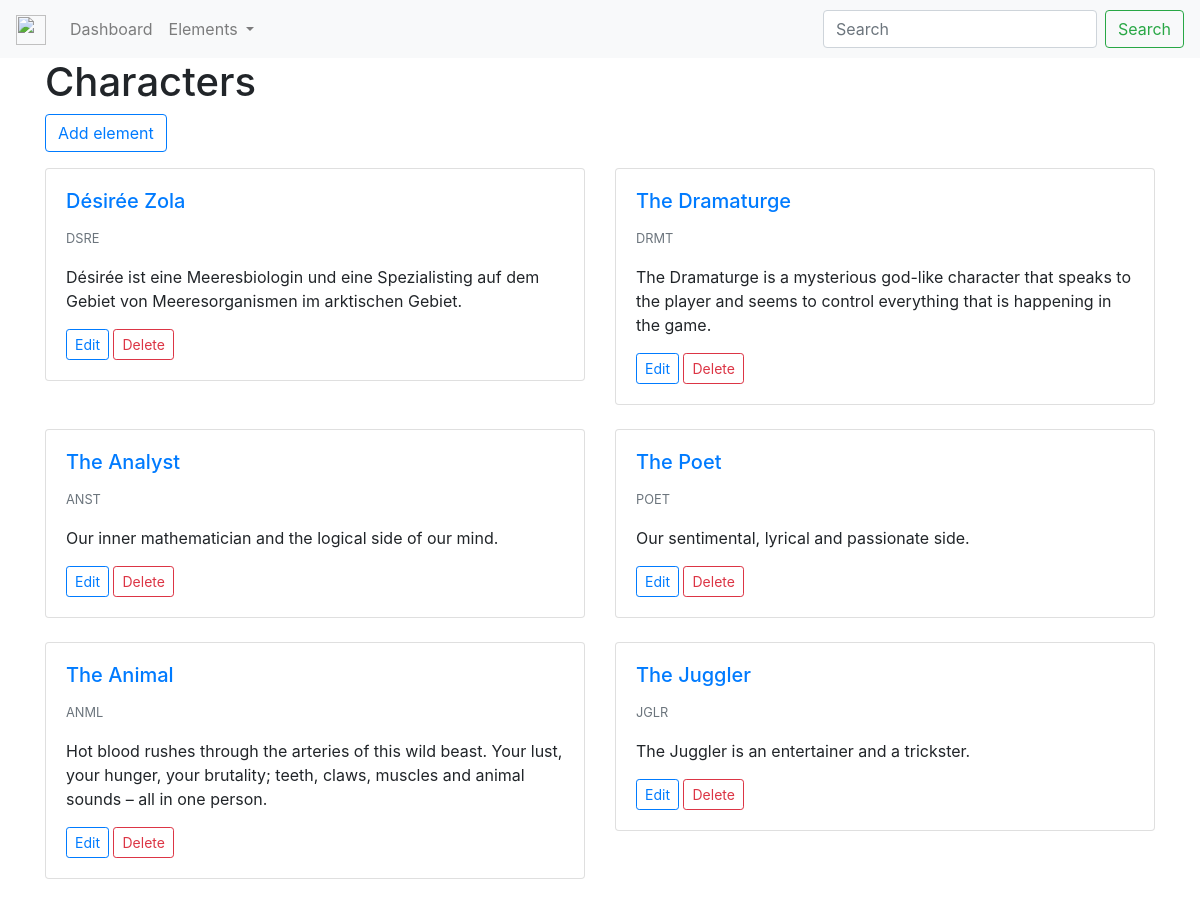
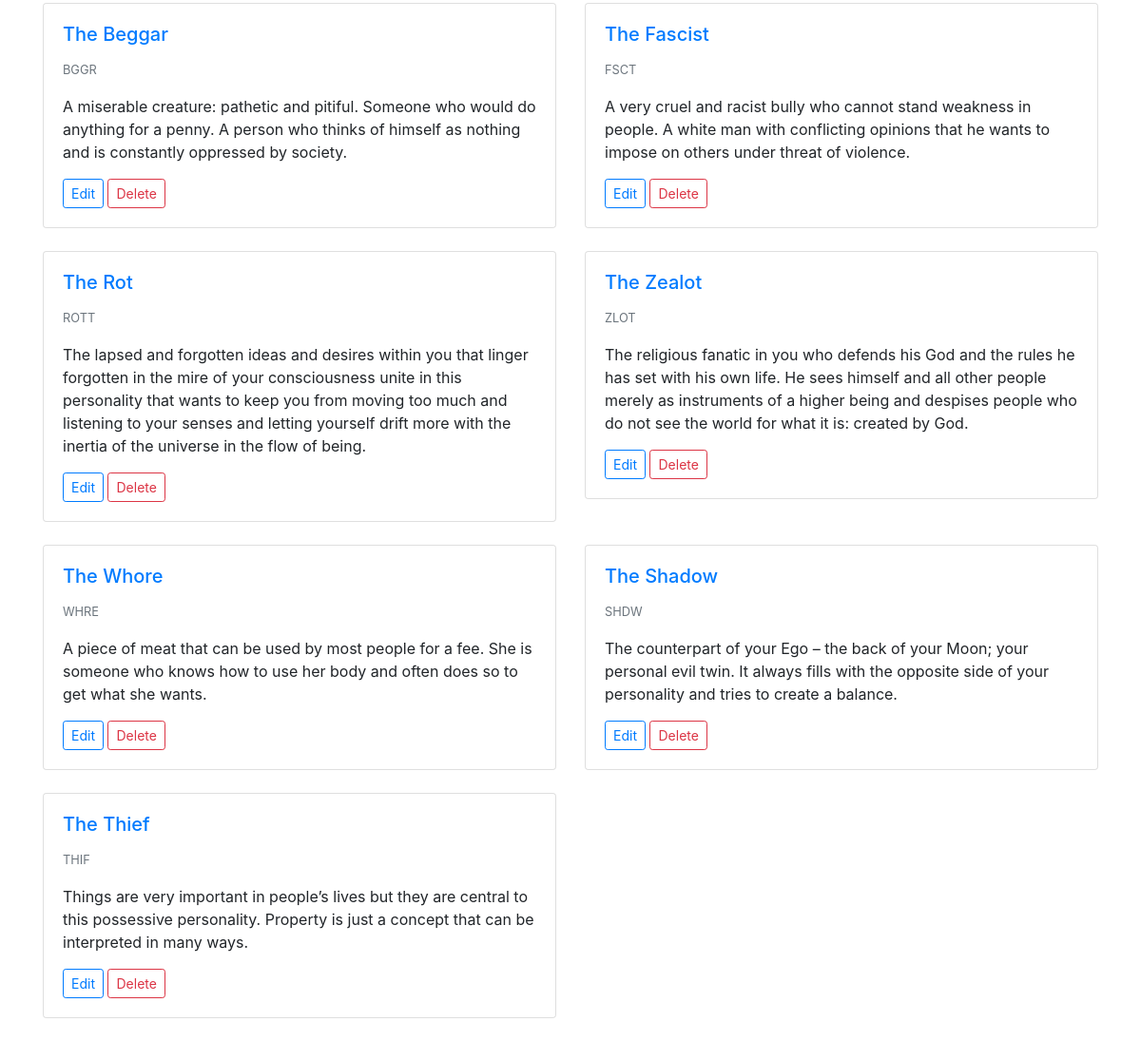
The app's page /characters/ with its own data (2 pictures, top to bottom).
### characters/models.py (models this page shows, shortened)
class Character(models.Model):
    name = models.CharField(blank=True, null=True, max_length=80)
    age = models.PositiveSmallIntegerField(blank=True, null=True)
    gender = models.CharField(blank=True, null=True, max_length=80)
    code = models.CharField(blank=True, null=True, max_length=6)
    description = models.TextField(blank=True, null=True)
    def get_absolute_url(self):
        return reverse("characters:show-character", kwargs={'pk': self.pk})
    def get_edit_url(self):
        return reverse("characters:edit-character", kwargs={'pk': self.pk})
    def get_delete_url(self):
        return reverse("characters:delete-character", kwargs={'pk': self.pk})

### characters/views.py (the view)
# urls.py: path('', views.IndexView.as_view(), name='index'),
class IndexView(generic.ListView):
    template_name = 'characters/index.html'
    context_object_name = "characters"
    def get_queryset(self):
        return Character.objects.all()

### characters/templates/characters/index.html (shortened to what this page needs)
{% extends 'base.html' %}
{% block content %}
<div class="container">
    <div class="row">
        <div class="col-md-12">
            <div class="row">
                <div class="col-md-12">
                    <h1>Characters</h1>
                    {% include 'create_header.html' %}
                    <div class="row">
                        {% for character in characters %}
                        <div class="col-md-6">
                            <div class="card">
                                <div class="card-body">
                                    <h5 class="card-title"><a href="{{ character.get_absolute_url }}">{{ character.name }}</a></h5>
                                    <p class="card-text"><small class="text-muted">{{ character.code }}</small></p>
                                    <p class="card-text">{{ character.description }}</p>
                                    <a href="{{ character.get_edit_url }}" class="btn btn-outline-primary btn-sm">Edit</a>
                                    <a href="{{ character.get_delete_url }}" class="btn btn-outline-danger btn-sm">Delete</a>
                                </div>
                            </div>
                            <br>
                        </div>
                        {% endfor %}
                    </div>
                </div>
            </div>
        </div>
    </div>
</div>
{% endblock %}

### records on screen
Character: name "Désirée Zola", code "DSRE", description "Désirée ist eine Meeresbiologin und eine Spezialisting auf dem Gebiet von Meeresorganismen im arktischen Gebiet."
Character: name "The Dramaturge", code "DRMT", description "The Dramaturge is a mysterious god-like character that speaks to the player and seems to control everything that is happening in the game."
Character: name "The Analyst", code "ANST", description "Our inner mathematician and the logical side of our mind."
Character: name "The Poet", code "POET", description "Our sentimental, lyrical and passionate side."
Character: name "The Animal", code "ANML", description "Hot blood rushes through the arteries of this wild beast. Your lust, your hunger, your brutality; teeth, claws, muscles and animal sounds – all in one person."
Character: name "The Juggler", code "JGLR", description "The Juggler is an entertainer and a trickster."
Character: name "The Beggar", code "BGGR", description "A miserable creature: pathetic and pitiful. Someone who would do anything for a penny. A person who thinks of himself as nothing and is constantly oppressed by society."
Character: name "The Fascist", code "FSCT", description "A very cruel and racist bully who cannot stand weakness in people. A white man with conflicting opinions that he wants to impose on others under threat of violence."
Character: name "The Rot", code "ROTT", description "The lapsed and forgotten ideas and desires within you that linger forgotten in the mire of your consciousness unite in this personality that wants to keep you from moving too much and listening to your senses and letting yourself drift more with the inertia of the universe in the flow of being."
Character: name "The Zealot", code "ZLOT", description "The religious fanatic in you who defends his God and the rules he has set with his own life. He sees himself and all other people merely as instruments of a higher being and despises people who do not see the world for what it is: created by God."
Character: name "The Whore", code "WHRE", description "A piece of meat that can be used by most people for a fee. She is someone who knows how to use her body and often does so to get what she wants."
Character: name "The Shadow", code "SHDW", description "The counterpart of your Ego – the back of your Moon; your personal evil twin. It always fills with the opposite side of your personality and tries to create a balance."
Character: name "The Thief", code "THIF", description "Things are very important in people’s lives but they are central to this possessive personality. Property is just a concept that can be interpreted in many ways."
